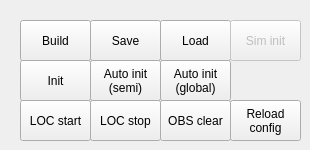
            <widget class="QWidget" name="tab">
             <attribute name="title">
              <string>Mapping</string>
             </attribute>
             <widget class="QPushButton" name="bt_MapBuild">
              <property name="geometry">
               <rect>
                <x>20</x>
                <y>20</y>
                <width>71</width>
                <height>41</height>
               </rect>
              </property>
              <property name="text">
               <string>Build</string>
              </property>
             </widget>
             <widget class="QPushButton" name="bt_MapSave">
              <property name="geometry">
               <rect>
                <x>90</x>
                <y>20</y>
                <width>71</width>
                <height>41</height>
               </rect>
              </property>
              <property name="text">
               <string>Save</string>
              </property>
             </widget>
             <widget class="QPushButton" name="bt_MapLoad">
              <property name="geometry">
               <rect>
                <x>160</x>
                <y>20</y>
                <width>71</width>
                <height>41</height>
               </rect>
              </property>
              <property name="text">
               <string>Load</string>
              </property>
             </widget>
             <widget class="QPushButton" name="bt_LocInit">
              <property name="geometry">
               <rect>
                <x>20</x>
                <y>60</y>
                <width>71</width>
                <height>41</height>
               </rect>
              </property>
              <property name="text">
               <string>Init</string>
              </property>
             </widget>
             <widget class="QPushButton" name="bt_LocInitAuto">
              <property name="geometry">
               <rect>
                <x>160</x>
                <y>60</y>
                <width>71</width>
                <height>41</height>
               </rect>
              </property>
              <property name="text">
               <string>Auto init
(global)</string>
              </property>
             </widget>
             <widget class="QPushButton" name="bt_LocStart">
              <property name="geometry">
               <rect>
                <x>20</x>
                <y>100</y>
                <width>71</width>
                <height>41</height>
               </rect>
              </property>
              <property name="text">
               <string>LOC start</string>
              </property>
             </widget>
             <widget class="QPushButton" name="bt_LocStop">
              <property name="geometry">
               <rect>
                <x>90</x>
                <y>100</y>
                <width>71</width>
                <height>41</height>
               </rect>
              </property>
              <property name="text">
               <string>LOC stop</string>
              </property>
             </widget>
             <widget class="QPushButton" name="bt_SimInit">
              <property name="enabled">
               <bool>false</bool>
              </property>
              <property name="geometry">
               <rect>
                <x>230</x>
                <y>20</y>
                <width>71</width>
                <height>41</height>
               </rect>
              </property>
              <property name="text">
               <string>Sim init</string>
              </property>
             </widget>
             <widget class="QPushButton" name="bt_ObsClear">
              <property name="geometry">
               <rect>
                <x>160</x>
                <y>100</y>
                <width>71</width>
                <height>41</height>
               </rect>
              </property>
              <property name="text">
               <string>OBS clear</string>
              </property>
             </widget>
             <widget class="QPushButton" name="bt_ConfigLoad">
              <property name="geometry">
               <rect>
                <x>230</x>
                <y>100</y>
                <width>71</width>
                <height>41</height>
               </rect>
              </property>
              <property name="text">
               <string>Reload
config</string>
              </property>
             </widget>
             <widget class="QPushButton" name="bt_LocInitSemiAuto">
              <property name="geometry">
               <rect>
                <x>90</x>
                <y>60</y>
                <width>71</width>
                <height>41</height>
               </rect>
              </property>
              <property name="text">
               <string>Auto init
(semi)</string>
              </property>
             </widget>
            </widget>
